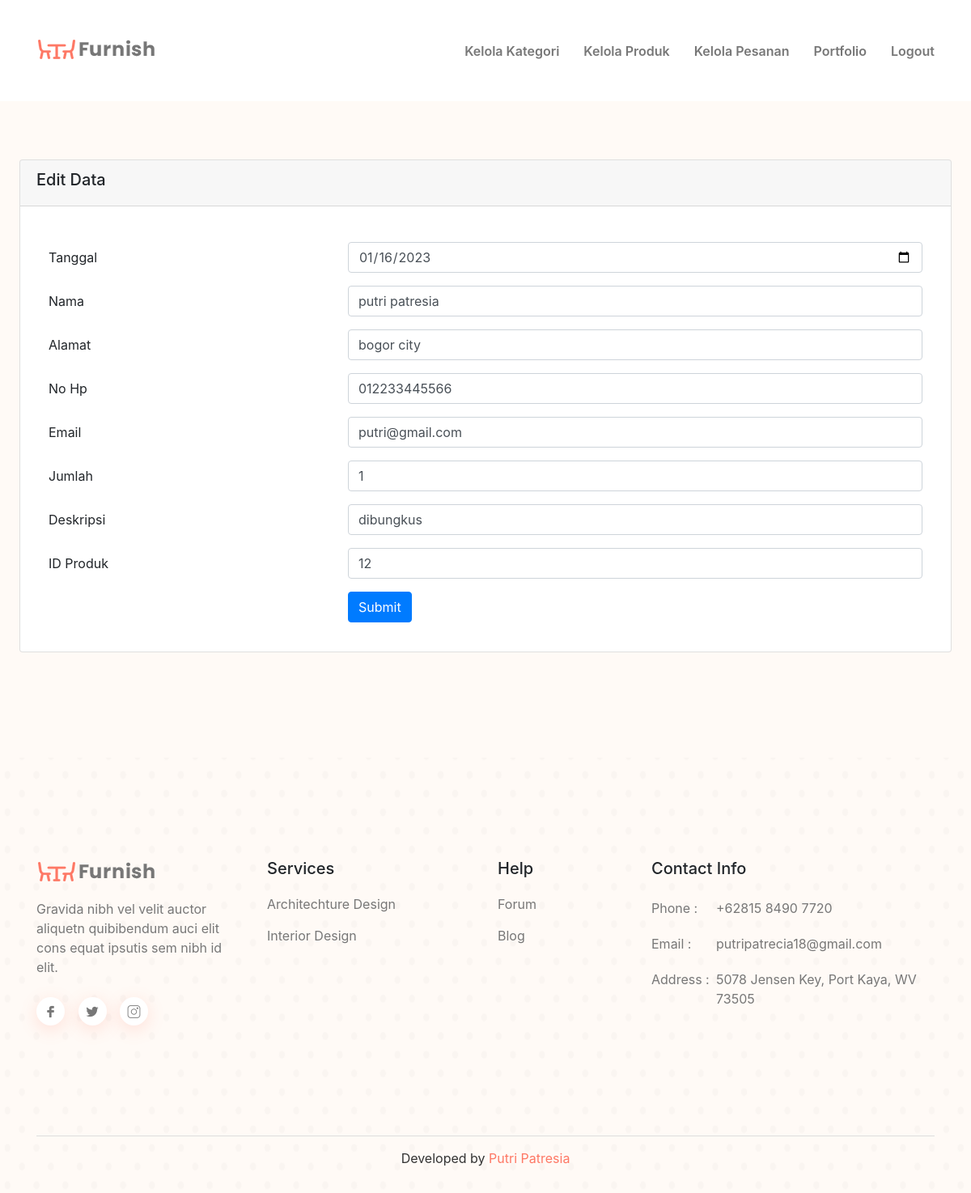
The app's page /form_update_pesanan.php?id=1 with its own data.
### tables this page shows
CREATE TABLE `pesanan` (
  `id` int(11) NOT NULL,
  `tanggal` date NOT NULL,
  `nama_pemesan` varchar(30) NOT NULL,
  `alamat_pemesan` varchar(50) DEFAULT NULL,
  `no_hp` varchar(20) DEFAULT NULL,
  `email` varchar(30) DEFAULT NULL,
  `jumlah_pesanan` int(11) NOT NULL,
  `deskripsi` text DEFAULT NULL,
  `produk_id` int(11) DEFAULT NULL
);

### form_update_pesanan.php (the view, shortened to what this page needs)
<?php include_once('header.php'); ?>
    <?php include_once('dbkonek.php'); ?>
    <?php
    $data = $db->query("SELECT * FROM pesanan where id='$_GET[id]'");
    $pesanan= $data->fetch();
    ?>
    <section id="service" class="services-area pt-125 pb-130 mt-5">
    <main>
        <div class="container-fluid px-4">
            <div class="row">
          <div class="col-md-12">
            <div class="card">
              <div class="card-header">
                <h5>Edit Data</h5>
              </div>
              <div class="card-body">
                  <div class="container-fluid">
                        <div class="row">
                            <div class="col-md-12 mt-4">
                            <form method="POST" action="update_pesanan.php">
                                <div class="form-group row">
                                    <label for="tanggal" class="col-4 col-form-label">Tanggal</label>
                                    <div class="col-8">
                                    <input id="tanggal" name="tanggal" type="date" class="form-control" value="<?= $pesanan['tanggal'] ?>">
                                    </div>
                                </div>
                                <div class="form-group row">
                                    <label for="nama_pemesan" class="col-4 col-form-label">Nama</label>
                                    <div class="col-8">
                                    <input id="nama_pemesan" name="nama_pemesan" type="text" class="form-control" value="<?= $pesanan['nama_pemesan'] ?>">
                                    </div>
                                </div>
                                <div class="form-group row">
                                    <label for="alamat_pemesan" class="col-4 col-form-label">Alamat</label>
                                    <div class="col-8">
                                    <input id="alamat_pemesan" name="alamat_pemesan" type="text" class="form-control" value="<?= $pesanan['alamat_pemesan'] ?>">
                                    </div>
                                </div>
                                <div class="form-group row">
                                    <label for="no_hp" class="col-4 col-form-label">No Hp</label>
                                    <div class="col-8">
                                    <input id="no_hp" name="no_hp" type="text" class="form-control" value="<?= $pesanan['no_hp'] ?>">
                                    </div>
                                </div>
                                <div class="form-group row">
                                    <label for="email" class="col-4 col-form-label">Email</label>
                                    <div class="col-8">
                                    <input id="email" name="email" type="text" class="form-control" value="<?= $pesanan['email'] ?>">
                                    </div>
                                </div>
                                <div class="form-group row">
                                    <label for="jumlah_pesanan" class="col-4 col-form-label">Jumlah</label>
                                    <div class="col-8">
                                    <input id="jumlah_pesanan" name="jumlah_pesanan" type="text" class="form-control" value="<?= $pesanan['jumlah_pesanan'] ?>">
                                    </div>
                                </div>
                                <div class="form-group row">
                                    <label for="deskripsi" class="col-4 col-form-label">Deskripsi</label>
                                    <div class="col-8">
                                    <input id="deskripsi" name="deskripsi" type="text" class="form-control" value="<?= $pesanan['deskripsi'] ?>">
                                    </div>
                                </div>
                                <div class="form-group row">
                                    <label for="produk_id" class="col-4 col-form-label">ID Produk</label>
                                    <div class="col-8">
                                    <input id="produk_id" name="produk_id" type="text" class="form-control" value="<?= $pesanan['produk_id'] ?>">
                                    </div>
                                </div>
                                <div class="form-group row">
                                    <div class="offset-4 col-8">
                                    <button name="submit" type="submit" class="btn btn-primary">Submit</button>
                                    </div>
                                </div>
                            </form>
                            </div>
                        </div>
                  </div>
              </div>
          </div>
        </div>
        </div>
    </main>
    </section>
    <?php include_once('footer.php'); ?>

### assets/css/default.css (style rules this page uses)
.mt-5 { margin-top: 5px; }
.pt-125 { padding-top: 125px; }
.pb-130 { padding-bottom: 130px; }

### assets/css/style.css (style rules this page uses)
body { font-family: "Poppins", sans-serif; font-weight: normal; font-style: normal; color: #777; }
* { margin: 0; padding: 0; -webkit-box-sizing: border-box; -moz-box-sizing: border-box; box-sizing: border-box; }
h1, h2, h3, h4, h5, h6 { font-family: "Poppins", sans-serif; font-weight: 600; color: #333; margin: 0px; }
h5 { font-size: 20px; }
.services-area { background-color: #fffaf6; }
.form-group { margin: 0; }

### records on screen
pesanan: tanggal "01/16/2023", nama_pemesan "putri patresia", alamat_pemesan "bogor city", no_hp "012233445566", email "putri@gmail.com", jumlah_pesanan "1", deskripsi "dibungkus", produk_id "12"
